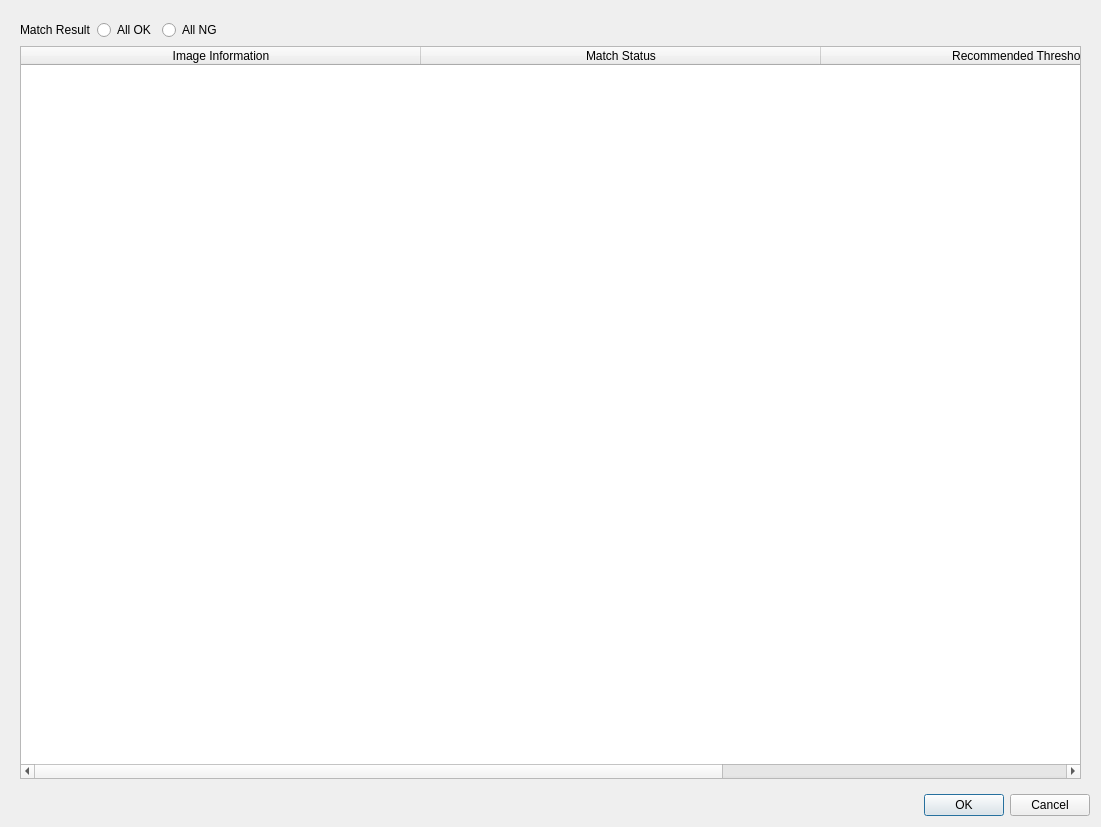
<?xml version="1.0" encoding="UTF-8"?>
<ui version="4.0">
 <class>ChooseThreshold_Dialog</class>
 <widget class="QDialog" name="ChooseThreshold_Dialog">
  <property name="geometry">
   <rect>
    <x>0</x>
    <y>0</y>
    <width>1101</width>
    <height>827</height>
   </rect>
  </property>
  <property name="windowTitle">
   <string>Dialog</string>
  </property>
  <layout class="QGridLayout" name="gridLayout">
   <item row="0" column="0">
    <widget class="QWidget" name="widget" native="true">
     <layout class="QGridLayout" name="gridLayout_2">
      <item row="0" column="0">
       <layout class="QVBoxLayout" name="verticalLayout">
        <item>
         <layout class="QHBoxLayout" name="horizontalLayout">
          <item>
           <widget class="QLabel" name="label">
            <property name="text">
             <string>Match Result</string>
            </property>
           </widget>
          </item>
          <item>
           <widget class="QRadioButton" name="allOK_radioButton">
            <property name="text">
             <string>All OK</string>
            </property>
            <property name="checkable">
             <bool>true</bool>
            </property>
           </widget>
          </item>
          <item>
           <widget class="QRadioButton" name="allNG_radioButton">
            <property name="text">
             <string>All NG</string>
            </property>
           </widget>
          </item>
          <item>
           <spacer name="horizontalSpacer">
            <property name="orientation">
             <enum>Qt::Horizontal</enum>
            </property>
            <property name="sizeHint" stdset="0">
             <size>
              <width>40</width>
              <height>20</height>
             </size>
            </property>
           </spacer>
          </item>
         </layout>
        </item>
        <item>
         <widget class="QTableWidget" name="tableWidget">
          <attribute name="horizontalHeaderCascadingSectionResizes">
           <bool>true</bool>
          </attribute>
          <attribute name="horizontalHeaderMinimumSectionSize">
           <number>100</number>
          </attribute>
          <attribute name="horizontalHeaderDefaultSectionSize">
           <number>400</number>
          </attribute>
          <attribute name="horizontalHeaderStretchLastSection">
           <bool>true</bool>
          </attribute>
          <column>
           <property name="text">
            <string>Image Information</string>
           </property>
          </column>
          <column>
           <property name="text">
            <string>Match Status</string>
           </property>
          </column>
          <column>
           <property name="text">
            <string>Recommended Threshold</string>
           </property>
          </column>
         </widget>
        </item>
       </layout>
      </item>
     </layout>
    </widget>
   </item>
   <item row="1" column="0">
    <widget class="QDialogButtonBox" name="buttonBox">
     <property name="orientation">
      <enum>Qt::Horizontal</enum>
     </property>
     <property name="standardButtons">
      <set>QDialogButtonBox::Cancel|QDialogButtonBox::Ok</set>
     </property>
    </widget>
   </item>
  </layout>
 </widget>
 <resources/>
 <connections>
  <connection>
   <sender>buttonBox</sender>
   <signal>rejected()</signal>
   <receiver>ChooseThreshold_Dialog</receiver>
   <slot>reject()</slot>
   <hints>
    <hint type="sourcelabel">
     <x>316</x>
     <y>260</y>
    </hint>
    <hint type="destinationlabel">
     <x>286</x>
     <y>274</y>
    </hint>
   </hints>
  </connection>
 </connections>
</ui>
